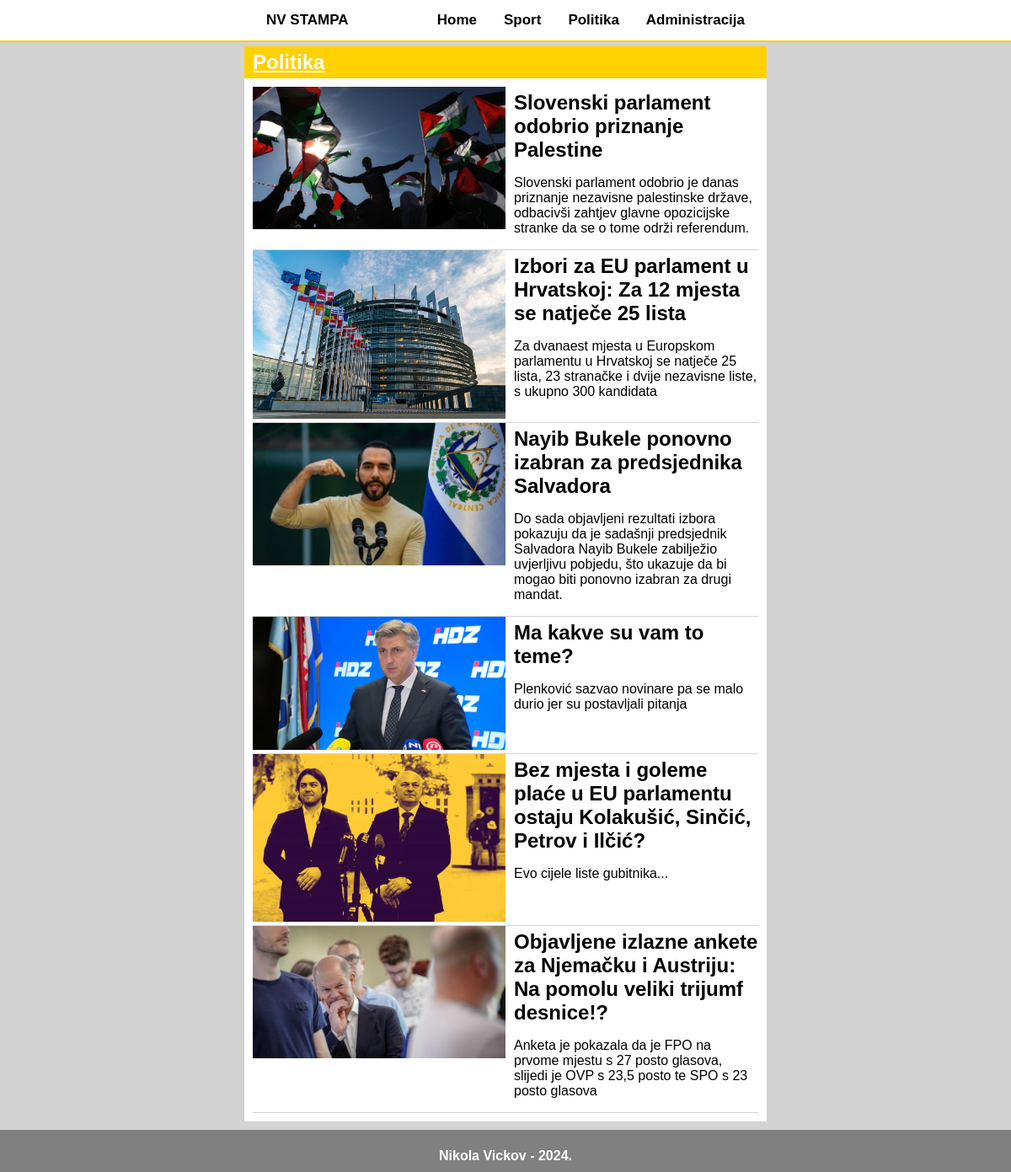
The page /kategorija.php?id=politika on the database its author committed.
### tables this page shows
CREATE TABLE `vijesti` (
  `id` int(11) NOT NULL,
  `date` date NOT NULL,
  `title` varchar(255) NOT NULL,
  `about` text NOT NULL,
  `content` text NOT NULL,
  `picture` varchar(255) NOT NULL,
  `category` varchar(100) NOT NULL
);

### kategorija.php (the view, shortened to what this page needs)
<!DOCTYPE html>
<html lang="en">
<head>
</head>
<body>
<?php
include 'connect.php';
$kategorija=$_GET['id'];
?>
<div id="page-container">
<div id="content-wrap">
<?php
echo '<div class="naslovni_tab">';
echo '    <h2>' . ucfirst($kategorija) . '</h2>';
echo '</div>';
?>
<div class="clanci">
<section class="zanr">
    <?php
        $query = "SELECT * FROM vijesti WHERE category='$kategorija'";
        $result = mysqli_query($dbc, $query);
        while($row = mysqli_fetch_array($result)) {
            echo '<article>';
            echo'<div class="article">';
            echo '<div class="sport_img">';
            echo '<img src="' . UPLPATH . $row['picture'] . '">';
            echo '</div>';
            echo '<div class="media_body">';
            echo '<h2 class="title">';
            echo '<a href="clanak.php?id='.$row['id'].'">';
            echo $row['title'];
            echo '</a></h2>';
            echo '<p class="about">';
            echo '<a href="clanak.php?id='.$row['id'].'">';
            echo $row['about'];
            echo '</a></p>';
            echo '</div></div>';
            echo '</article>';
        }
    ?>
    </section>
    </div>
    </div>
    <footer id="footer">
        <h4>Nikola Vickov - 2024.</h4>
       </footer>
     </div>
</body>
</html>

### rows shown on the page
vijesti: picture (picture), title "Slovenski parlament odobrio priznanje Palestine", about "Slovenski parlament odobrio je danas priznanje nezavisne palestinske države, odbacivši zahtjev glavne opozicijske stranke da se o tome održi referendum."
vijesti: picture (picture), title "Izbori za EU parlament u Hrvatskoj: Za 12 mjesta se natječe 25 lista", about "Za dvanaest mjesta u Europskom parlamentu u Hrvatskoj se natječe 25 lista, 23 stranačke i dvije nezavisne liste, s ukupno 300 kandidata"
vijesti: picture (picture), title "Nayib Bukele ponovno izabran za predsjednika Salvadora", about "Do sada objavljeni rezultati izbora pokazuju da je sadašnji predsjednik Salvadora Nayib Bukele zabilježio uvjerljivu pobjedu, što ukazuje da bi mogao biti ponovno izabran za drugi mandat."
vijesti: picture (picture), title "Ma kakve su vam to teme?", about "Plenković sazvao novinare pa se malo durio jer su postavljali pitanja"
vijesti: picture (picture), title "Bez mjesta i goleme plaće u EU parlamentu ostaju Kolakušić, Sinčić, Petrov i Ilčić?", about "Evo cijele liste gubitnika..."
vijesti: picture (picture), title "Objavljene izlazne ankete za Njemačku i Austriju: Na pomolu veliki trijumf desnice!?", about "Anketa je pokazala da je FPO na prvome mjestu s 27 posto glasova, slijedi je OVP s 23,5 posto te SPO s 23 posto glasova"

### other values the page prints
$kategorija "Politika"
